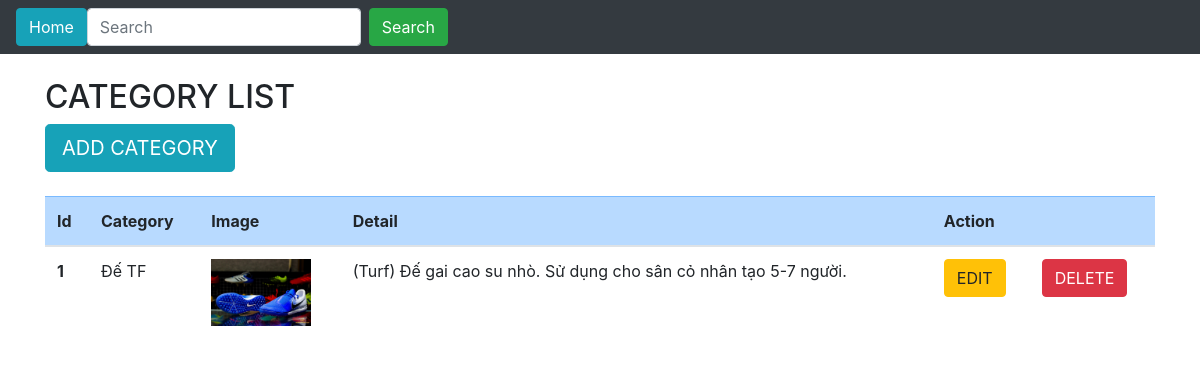
The app's page /category.php with its own data.
### tables this page shows
CREATE TABLE `categories` (
  `id` int NOT NULL,
  `name` varchar(255) NOT NULL,
  `url_image` varchar(255) NOT NULL,
  `detail` varchar(500) DEFAULT NULL
);

### app/Controller/CategoryController.php (called while the page is built, shortened)
<?php
class CategoryController
{
    protected $categoryModel;
    public function __construct()
    {
        $this->categoryModel = new CategoryModel();
    }
    public function showAllCategory()
    {
        $categories = $this->categoryModel->getAll();
        include_once  'app/View/backend/category/list.php';
    }
}

### app/Model/CategoryModel.php (called while the page is built, shortened)
<?php
class CategoryModel
{
    private $dbConnect;
    public function __construct()
    {
        $this->dbConnect = new DBConnect();
    }
    public function getAll()
    {
        try {
            $sql = "SELECT * FROM `categories`;";
            $stmt = $this->dbConnect->connect()->query($sql);
            $stmt->execute();
            return $this->convertAllToObj($stmt->fetchAll());
        }catch (\PDOException $exception){
            die($exception->getMessage());
        }
    }
    public function convertToObject($data)
    {
        $category = new Category($data['name'], $data['detail']);
        $category->setId($data['id']);
        if ($data['url_image'] == null) {
            $category->setUrlImage('uploads/default/default-image.png');
        } else {
            $category->setUrlImage($data['url_image']);
        }
        return $category;
    }
    public function convertAllToObj($data)
    {
        $objs = [];
        foreach ($data as $item) {
            $objs[] = $this->convertToObject($item);
        }
        return $objs;
    }
}

### app/Model/DBConnect.php (called while the page is built, shortened)
<?php
class DBConnect
{
    private $dsn;
    private $username;
    private $password;
    public function __construct()
    {
        $this->dsn = "mysql:host=localhost;dbname=football_store;charset=utf8";
        $this->username = "root";
        $this->password = "password";
    }
    public function connect()
    {
        try {
            return new PDO($this->dsn, $this->username, $this->password);
        }catch (PDOException $exception){
            die($exception->getMessage());
        }
    }
}

### app/Model/Category.php (called while the page is built, shortened)
<?php
class Category
{
    private $id;
    private $name;
    private $url_image;
    private $detail;
    public function __construct($name, $detail)
    {
        $this->name = $name;
        $this->detail = $detail;
    }
    public function getId()
    {
        return $this->id;
    }
    public function setId($id): void
    {
        $this->id = $id;
    }
    public function getName()
    {
        return $this->name;
    }
    public function getUrlImage()
    {
        return $this->url_image;
    }
    public function setUrlImage($url_image): void
    {
        $this->url_image = $url_image;
    }
    public function getDetail()
    {
        return $this->detail;
    }
}

### app/View/backend/category/list.php (the view, shortened to what this page needs)
<!DOCTYPE html>
<html lang="en">
<head>
    <link rel="stylesheet" href="https://maxcdn.bootstrapcdn.com/bootstrap/4.5.2/css/bootstrap.min.css">
    <link rel="stylesheet" href="https://cdnjs.cloudflare.com/ajax/libs/font-awesome/4.7.0/css/font-awesome.min.css">
</head>
<body>
<nav class="navbar navbar-expand-sm bg-dark navbar-dark">
    <a class="btn btn-info btn-md" href="index.php">Home</a>
    <form class="form-inline" method="post">
        <input class="form-control mr-sm-2" type="text" name="search" placeholder="Search">
        <button class="btn btn-success" type="submit" name="find">Search</button>
    </form>
</nav>
<br>
<div class="container">
    <h2>CATEGORY LIST</h2>
    <a class="btn btn-info btn-lg" href="category.php?page=create-category">ADD CATEGORY</a>
    <br>
    <br>
    <table class="table">
    <thead class="">
    <tr class="table-primary">
        <th scope="col">Id</th>
        <th scope="col">Category</th>
        <th scope="col">Image</th>
        <th scope="col">Detail</th>
        <th scope="col" colspan="2">Action</th>
    </tr>
    </thead>
    <tbody>
    <?php if (isset($categories)) {
        foreach ($categories as $category) :?>
            <tr>
                <th scope="row"><?php echo $category->getId() ?></th>
                <td><?php echo $category->getName() ?></td>
                <td><img width="100px" src="<?php echo $category->getUrlImage() ?>" alt=""></td>
                <td><?php echo $category->getDetail() ?></td>
                <td><a href="category.php?page=update-category&id=<?php echo $category->getId() ?>"
                       class="btn btn-warning btn-circle">EDIT</a></td>
                <td><a href="category.php?page=delete-category&id=<?php echo $category->getId() ?>"
                       class="btn btn-danger btn-circle">DELETE</a></td>
            </tr>
        <?php endforeach;
    } ?>
    </tbody>
    </table>
</div>
</body>
</html>

### records on screen
categories: id "1", name "Đế TF", url_image (picture), detail "(Turf) Đế gai cao su nhò. Sử dụng cho sân cỏ nhân tạo 5-7 người."
